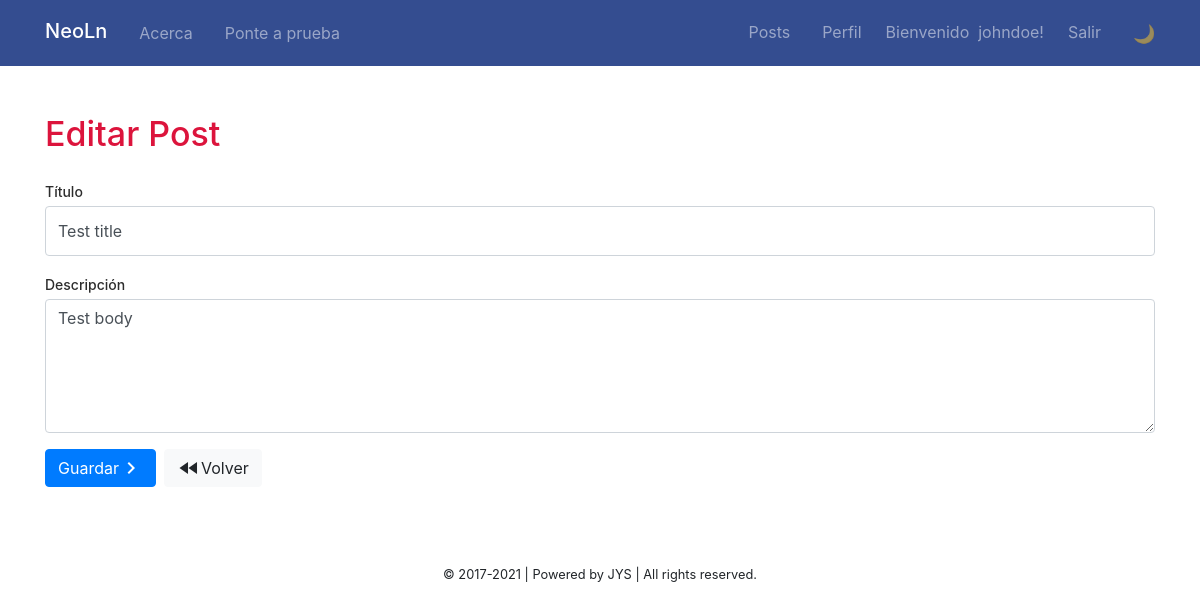
Page /update.php?id=1 (signed in) on the committed database.
### tables this page shows
CREATE TABLE user (
	user_id INT UNSIGNED NOT NULL AUTO_INCREMENT PRIMARY KEY,
	last_name VARCHAR(50) NOT NULL,
	first_name VARCHAR(50) NOT NULL,
	user_name VARCHAR(50) NOT NULL,
	user_email VARCHAR(50) NOT NULL,
	password VARCHAR(255) NOT NULL,
	activation CHAR(32) NOT NULL,
	created_on DATETIME NOT NULL,
	last_modified_on DATETIME NOT NULL,
    deleted TINYINT(1) NOT NULL DEFAULT 0,
    UNIQUE KEY user_email_unique (user_email),
    UNIQUE KEY user_name_unique (user_name)
);

CREATE TABLE post (
	id INT UNSIGNED NOT NULL AUTO_INCREMENT PRIMARY KEY,
	author_id INT UNSIGNED NOT NULL,
	created_on DATETIME NOT NULL,
	last_modified_on DATETIME NOT NULL,
	title VARCHAR(255) NOT NULL,
	body TEXT NOT NULL,
	FOREIGN KEY (author_id) REFERENCES user (user_id)
);

### views/post/update.phtml (the view, shortened to what this page needs)
<section style="/*padding: 0.625rem;*/">
	<h1 class="text-crimson mb-4">Editar Post</h1>
	<form action="update.php" method="POST" name="updatepost">
	    <div class="form-group">
	        <label for="titulo">Título</label>
	        <input type="text" name="titulo" class="form-control <?= empty($titulo_err) ? '' : 'is-invalid' ?>" id="titulo" maxlength="100" value="<?= htmlspecialchars( $titulo ) ?>" />
	    </div>
	    <div class="form-group">
	        <label for="descripcion">Descripción</label>
	        <textarea name="descripcion" class="form-control <?= empty($descripcion_err) ? '' : 'is-invalid' ?>" id="descripcion" rows="5"><?= htmlspecialchars( $descripcion ) ?></textarea>
	    </div>
	    <div class="form-footer">
	    	<button id="btn" type="submit" class="btn btn-primary">Guardar<i class="material-icons float-right">chevron_right</i></button>
	    	<a href="index.php" class="btn btn-light" title="Volver a la lista."><i class="material-icons float-left">fast_rewind</i>Volver</a>
	    </div>
	</form>
</section>

### views/inc/navbar.phtml (shortened to what this page needs)
<nav class="navbar navbar-expand-md navbar-dark shadow-sm" style="background-color: #344D90;">
    <div class="container">
        <a class="navbar-brand mb-1" href="index.php">NeoLn</a>
        <div class="collapse navbar-collapse" id="navbar">
            <ul class="navbar-nav mr-auto">
                <li class="nav-item"><a class="nav-link" href="about.php">Acerca</a></li>
                <li class="nav-item"><a class="nav-link" href="quiz.php">Ponte a prueba</a></li>
            </ul>
            <ul class="navbar-nav ml-auto">
            <?php if (isset( $_SESSION['user_id'] )):
                $user = getUser($_SESSION['user_id']);
            ?>
                <li class="nav-item"><a class="nav-link" href="index.php">Posts</a></li>
                <li class="nav-item"><a class="nav-link" href="profile.php">Perfil</a></li>
                <li class="navbar-text mr-sm-2 ml-sm-2">Bienvenido &nbsp;<span style=""><?= htmlspecialchars($user['user_name']) ?>!</span></li>
                <li class="nav-item"><a class="nav-link" href="logout.php" onclick="return confirm('¿Deseas cerrar la sesión?');">Salir</a></li>
            <?php else: ?>
                <li class="nav-item"><a class="nav-link" href="register.php">Registrarse</a></li>
                <li class="nav-item"><a class="nav-link" href="login.php">Ingresar</a></li>
            <?php endif ?>
                <li class="nav-item">
                    <button class="nav-link dark-switcher theme-icon pr-0" title="Toggle Dark Mode">🌙</button>
                </li>
            </ul>
        </div>
    </div>
</nav>

### public/css/styles.css (style rules this page uses)
.navbar-brand { color: #202020; padding: 8.5px 0; font-weight: 500; margin-top: -1px; }
section h1 { font-size: 2.125rem; }
label { font-size: 14px; color: #2D2D2D; margin-bottom: .25rem; font-weight: 500; }
.form-footer { display: flex; align-items: center; }
.form-footer>:not(:last-child) { margin-right: .25rem; }
.form-footer>:not(:first-child) { margin-left: .25rem; }
.form-control, .btn-lg { height: calc(1.5em + 1.5rem + 2px); font-size: 1rem; }
.text-crimson { color: crimson; }
.theme-icon { font-size: 18px; }
button.dark-switcher { border: none; background-color: transparent; }
@media (min-width: 768px) { .navbar-expand-md .navbar-nav .nav-link { padding-right: 1rem; padding-left: 1rem; } }

### rows in the picture
user: user_name "johndoe"
post: titulo "Test title", descripcion "Test body"
